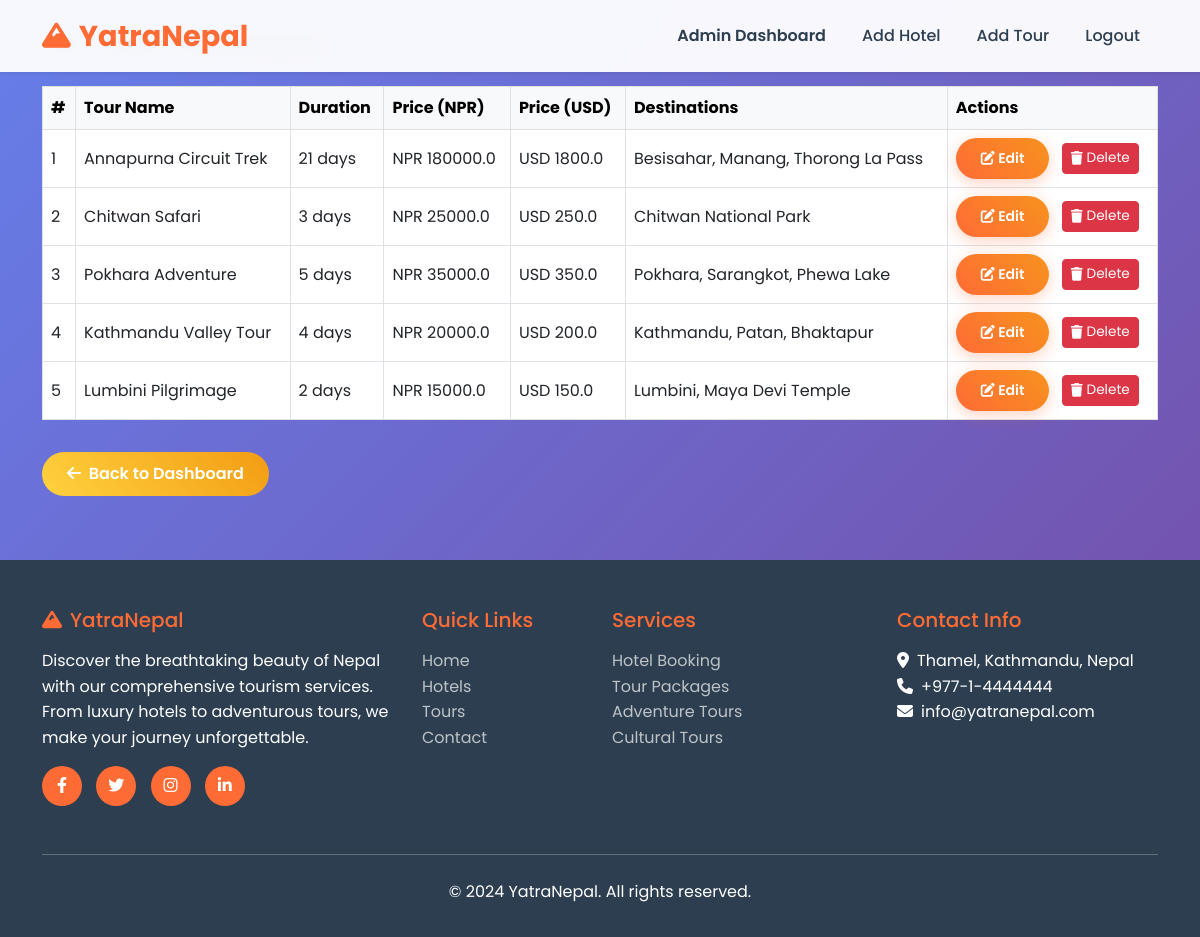
The app's page /admin/tours (signed in) with its own data.
### app.py (models this page shows)
class TourPackage(db.Model):
    id = db.Column(db.Integer, primary_key=True)
    name = db.Column(db.String(100), nullable=False)
    description = db.Column(db.Text, nullable=False)
    duration = db.Column(db.String(50), nullable=False)
    price_nrp = db.Column(db.Float, nullable=False)
    price_usd = db.Column(db.Float, nullable=False)
    rating = db.Column(db.Float, default=0.0)
    image_url = db.Column(db.String(200))
    destinations = db.Column(db.Text)
    included_services = db.Column(db.Text)
    created_at = db.Column(db.DateTime, default=datetime.utcnow)

### app.py (the view)
@app.route('/admin/tours')
@login_required
@admin_required
def admin_tour_list():
    tours = TourPackage.query.all()
    return render_template('admin/tour_list.html', tours=tours)

### app.py (called while the page is built)
@app.context_processor
def inject_request():
    return dict(request=request)

@login_manager.user_loader
def load_user(user_id):
    return User.query.get(int(user_id))

def admin_required(f):
    @wraps(f)
    def decorated_function(*args, **kwargs):
        if not current_user.is_admin:
            flash("Access denied: Admins only!", "danger")
            return redirect(url_for('index'))
        return f(*args, **kwargs)
    return decorated_function

### templates/admin/tour_list.html (shortened to what this page needs)
{% extends "base.html" %}
{% block content %}
<div class="container mt-4">
    <h2 class="mb-4">All Tour Packages</h2>
    <table class="table table-bordered table-hover align-middle">
        <thead class="table-light">
            <tr>
                <th>#</th>
                <th>Tour Name</th>
                <th>Duration</th>
                <th>Price (NPR)</th>
                <th>Price (USD)</th>
                <th>Destinations</th>
                <th>Actions</th>
            </tr>
        </thead>
        <tbody>
            {% for tour in tours %}
            <tr>
                <td>{{ loop.index }}</td>
                <td>{{ tour.name }}</td>
                <td>{{ tour.duration }}</td>
                <td>NPR {{ tour.price_nrp }}</td>
                <td>USD {{ tour.price_usd }}</td>
                <td>{{ tour.destinations }}</td>
                <td>
                    <a href="{{ url_for('edit_tour', id=tour.id) }}" class="btn btn-sm btn-primary me-2">
                        <i class="fas fa-edit"></i> Edit
                    </a>
                    <form action="{{ url_for('delete_tour', id=tour.id) }}" method="POST" style="display:inline-block;" onsubmit="return confirm('Delete this tour package?');">
                        <button type="submit" class="btn btn-sm btn-danger d-flex align-items-center" style="padding: 0.25rem 0.5rem; font-size: 0.85rem; border-radius: 0.25rem;">
                            <i class="fas fa-trash me-1"></i> Delete
                        </button>
                    </form>
                </td>
            </tr>
            {% else %}
            <tr>
                <td colspan="7" class="text-center">No tour packages found.</td>
            </tr>
            {% endfor %}
        </tbody>
    </table>
    <a href="{{ url_for('admin') }}" class="btn btn-secondary mt-3">
        <i class="fas fa-arrow-left me-1"></i> Back to Dashboard
    </a>
</div>
{% endblock %}

### static/css/admin.css (style rules this page uses)
:root { --admin-primary: #2c3e50; --admin-secondary: #34495e; --admin-accent: #3498db; --admin-success: #27ae60; --admin-warning: #f39c12; --admin-danger: #e74c3c; --admin-light: #ecf0f1; --admin-dark: #2c3e50; --admin-border: #bdc3c7; --admin-shadow: rgba(0, 0, 0, 0.1); }

### templates/base.html (style rules this page uses)
:root { --primary-color: #ff6b35; --secondary-color: #f7931e; --accent-color: #ffd23f; --dark-color: #2c3e50; --light-color: #ecf0f1; --success-color: #27ae60; --danger-color: #e74c3c; }
* { margin: 0; padding: 0; box-sizing: border-box; }
body { font-family: 'Poppins', sans-serif; line-height: 1.6; color: var(--dark-color); background: linear-gradient(135deg, #667eea 0%, #764ba2 100%); min-height: 100vh; }
.btn-primary { background: linear-gradient(45deg, var(--primary-color), var(--secondary-color)); border: none; border-radius: 25px; padding: 10px 25px; font-weight: 600; transition: all 0.3s ease; box-shadow: 0 4px 15px rgba(255, 107, 53, 0.3); }
.btn-secondary { background: linear-gradient(45deg, var(--accent-color), #f39c12); border: none; border-radius: 25px; padding: 10px 25px; font-weight: 600; transition: all 0.3s ease; }

### records on screen
TourPackage: name "Annapurna Circuit Trek", duration "21 days", price_nrp "180000.0", price_usd "1800.0", destinations "Besisahar, Manang, Thorong La Pass"
TourPackage: name "Chitwan Safari", duration "3 days", price_nrp "25000.0", price_usd "250.0", destinations "Chitwan National Park"
TourPackage: name "Pokhara Adventure", duration "5 days", price_nrp "35000.0", price_usd "350.0", destinations "Pokhara, Sarangkot, Phewa Lake"
TourPackage: name "Kathmandu Valley Tour", duration "4 days", price_nrp "20000.0", price_usd "200.0", destinations "Kathmandu, Patan, Bhaktapur"
TourPackage: name "Lumbini Pilgrimage", duration "2 days", price_nrp "15000.0", price_usd "150.0", destinations "Lumbini, Maya Devi Temple"
